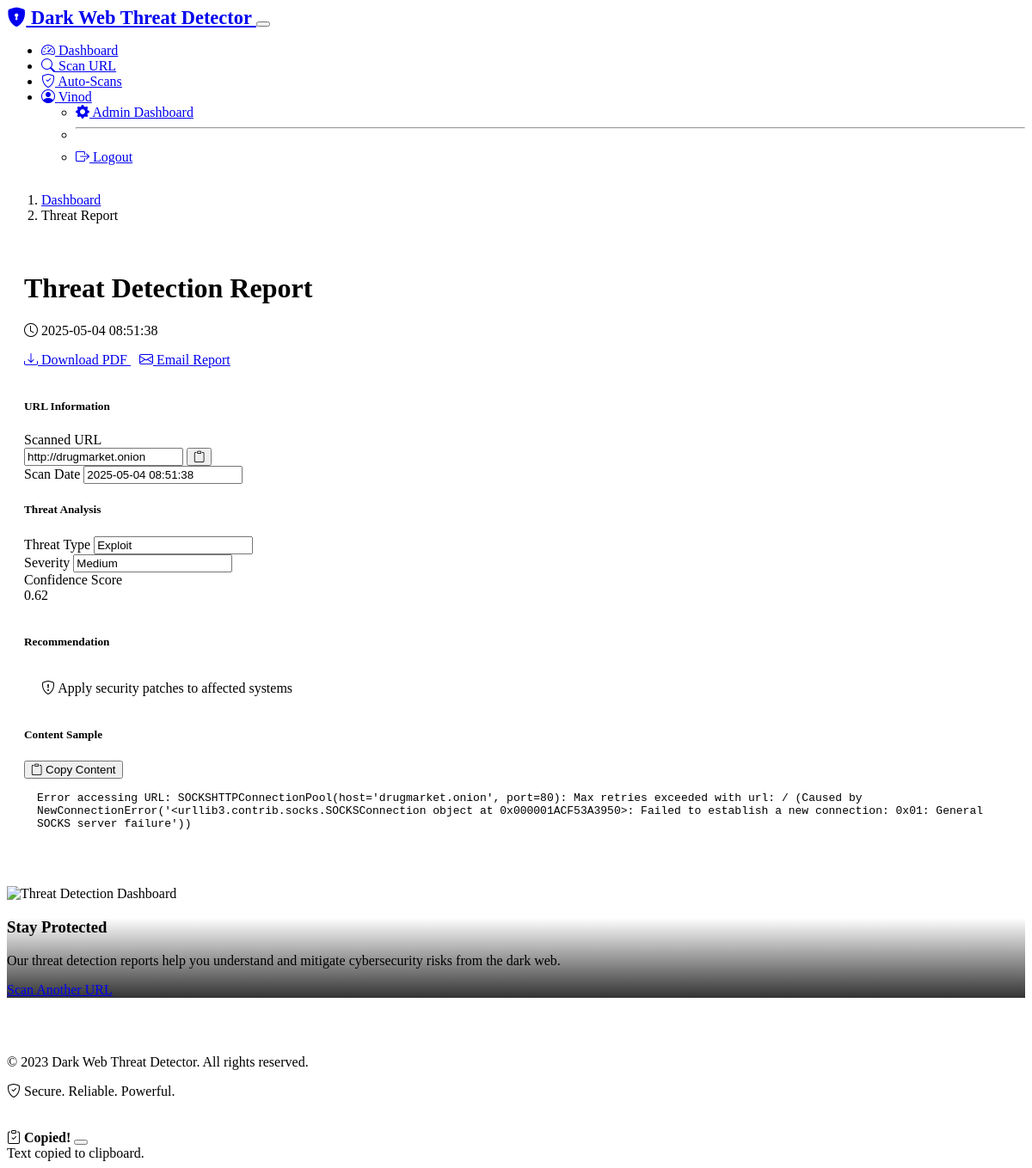
/report/4 (signed in), run on the app's committed database.
### models.py (models this page shows, shortened)
class User(UserMixin, db.Model):
    id = db.Column(db.Integer, primary_key=True)
    username = db.Column(db.String(64), unique=True, nullable=False)
    email = db.Column(db.String(120), unique=True, nullable=False)
    password_hash = db.Column(db.String(256), nullable=False)
    created_at = db.Column(db.DateTime, default=datetime.utcnow)
    scans = db.relationship('Scan', backref='user', lazy=True)
    auto_scan_urls = db.relationship('AutoScanURL', backref='user', lazy=True)

class Scan(db.Model):
    id = db.Column(db.Integer, primary_key=True)
    url = db.Column(db.String(512), nullable=False)
    content = db.Column(db.Text)
    threat_type = db.Column(db.String(64))
    severity = db.Column(db.String(32))
    confidence_score = db.Column(db.Float)
    recommendation = db.Column(db.Text)
    description = db.Column(db.Text)
    ioc = db.Column(db.String(255))  # Indicator of Compromise (e.g., IP, domain, file hash)
    source = db.Column(db.String(128))  # Source of threat information
    created_at = db.Column(db.DateTime, default=datetime.utcnow)
    user_id = db.Column(db.Integer, db.ForeignKey('user.id'), nullable=False)
    auto_scan_url_id = db.Column(db.Integer, db.ForeignKey('auto_scan_url.id'), nullable=True)

### routes.py (the view)
@app.route('/report/<int:scan_id>')
@login_required
def report(scan_id):
    scan = Scan.query.get_or_404(scan_id)
    if scan.user_id != current_user.id:
        flash('Access denied. You do not have permission to view this report.', 'danger')
        return redirect(url_for('dashboard'))
    return render_template('report.html', title='Threat Report', scan=scan)

### models.py (called while the page is built)
@login_manager.user_loader
def load_user(user_id):
    return User.query.get(int(user_id))

### templates/report.html (shortened to what this page needs)
{% extends "base.html" %}
{% block content %}
<div class="row mb-4">
    <div class="col-12">
        <nav aria-label="breadcrumb">
            <ol class="breadcrumb">
                <li class="breadcrumb-item"><a href="{{ url_for('dashboard') }}">Dashboard</a></li>
                <li class="breadcrumb-item active" aria-current="page">Threat Report</li>
            </ol>
        </nav>
    </div>
</div>
<div class="report-container">
    <div class="report-header">
        <div class="row align-items-center">
            <div class="col-md-8">
                <h1 class="display-6 mb-2">Threat Detection Report</h1>
                <p class="text-muted mb-0">
                    <i class="bi bi-clock me-1"></i> {{ scan.created_at.strftime('%Y-%m-%d %H:%M:%S') }}
                </p>
            </div>
            <div class="col-md-4 text-md-end">
                <div class="btn-group" role="group">
                    <a href="{{ url_for('download_report', scan_id=scan.id) }}" class="btn btn-outline-primary action-button">
                        <i class="bi bi-download me-2"></i> Download PDF
                    </a>
                    <a href="{{ url_for('email_report', scan_id=scan.id) }}" class="btn btn-outline-info action-button" id="email-report-btn">
                        <i class="bi bi-envelope me-2"></i> Email Report
                    </a>
                </div>
            </div>
        </div>
    </div>
    <div class="row mb-4">
        <div class="col-md-6">
            <div class="card bg-dark h-100">
                <div class="card-header">
                    <h5 class="mb-0">URL Information</h5>
                </div>
                <div class="card-body">
                    <div class="mb-3">
                        <label class="form-label text-muted">Scanned URL</label>
                        <div class="input-group">
                            <input type="text" class="form-control" value="{{ scan.url }}" readonly>
                            <button class="btn btn-outline-secondary" type="button" onclick="copyToClipboard('{{ scan.url }}')">
                                <i class="bi bi-clipboard"></i>
                            </button>
                        </div>
                    </div>
                    <div class="mb-3">
                        <label class="form-label text-muted">Scan Date</label>
                        <input type="text" class="form-control" value="{{ scan.created_at.strftime('%Y-%m-%d %H:%M:%S') }}" readonly>
                    </div>
                </div>
            </div>
        </div>
        <div class="col-md-6">
            <div class="card bg-dark h-100">
                <div class="card-header">
                    <h5 class="mb-0">Threat Analysis</h5>
                </div>
                <div class="card-body">
                    <div class="row">
                        <div class="col-md-6 mb-3">
                            <label class="form-label text-muted">Threat Type</label>
                            <input type="text" class="form-control fw-bold" value="{{ scan.threat_type }}" readonly>
                        </div>
                        <div class="col-md-6 mb-3">
                            <label class="form-label text-muted">Severity</label>
                            <input type="text" class="form-control fw-bold {% if scan.severity == 'High' %}text-danger{% elif scan.severity == 'Medium' %}text-warning{% else %}text-info{% endif %}"
                                   value="{{ scan.severity }}" readonly>
                        </div>
                    </div>
                    <div class="mb-3">
                        <label class="form-label text-muted">Confidence Score</label>
                        <div class="d-flex align-items-center">
                            <span class="me-2 fw-bold">{{ "%.2f"|format(scan.confidence_score) }}</span>
                            <div class="confidence-meter flex-grow-1">
                                <div class="confidence-fill" data-score="{{ scan.confidence_score }}"></div>
                            </div>
                        </div>
                    </div>
                </div>
            </div>
        </div>
    </div>
    <div class="row mb-4">
        <div class="col-12">
            <div class="card bg-dark">
                <div class="card-header">
                    <h5 class="mb-0">Recommendation</h5>
                </div>
                <div class="card-body">
                    <div class="alert {% if scan.severity == 'High' %}alert-danger{% elif scan.severity == 'Medium' %}alert-warning{% else %}alert-info{% endif %}">
                        <i class="bi bi-shield-exclamation me-2"></i>
                        {{ scan.recommendation }}
                    </div>
                </div>
            </div>
        </div>
    </div>
    <div class="row">
        <div class="col-12">
            <div class="card bg-dark">
                <div class="card-header d-flex justify-content-between align-items-center">
                    <h5 class="mb-0">Content Sample</h5>
                    <button class="btn btn-sm btn-outline-secondary" onclick="copyToClipboard('{{ scan.content }}')">
                        <i class="bi bi-clipboard me-1"></i> Copy Content
                    </button>
                </div>
                <div class="card-body">
                    <div class="report-content">
                        {{ scan.content }}
                    </div>
                </div>
            </div>
        </div>
    </div>
</div>
<div class="row mt-5">
    <div class="col-12">
        <div class="card bg-dark border-0 rounded-3 overflow-hidden">
            <img src="https://images.unsplash.com/photo-1524114051012-0a2aa8dae4e1" class="card-img" alt="Threat Detection Dashboard">
            <div class="card-img-overlay d-flex flex-column justify-content-end" style="background: linear-gradient(to top, rgba(0,0,0,0.8), transparent);">
                <h3 class="card-title">Stay Protected</h3>
                <p class="card-text">Our threat detection reports help you understand and mitigate cybersecurity risks from the dark web.</p>
                <a href="{{ url_for('scan') }}" class="btn btn-primary">Scan Another URL</a>
            </div>
        </div>
    </div>
</div>
{% endblock %}

### templates/base.html (shortened to what this page needs)
<!DOCTYPE html>
<html lang="en" data-bs-theme="dark">
<head>
    <link rel="stylesheet" href="https://cdn.replit.com/agent/bootstrap-agent-dark-theme.min.css">
    <link rel="stylesheet" href="https://cdn.jsdelivr.net/npm/bootstrap-icons@1.11.0/font/bootstrap-icons.css">
    <link rel="stylesheet" href="{{ url_for('static', filename='css/style.css') }}">
</head>
<body>
    <nav class="navbar navbar-expand-lg navbar-dark bg-dark">
        <div class="container">
            <a class="navbar-brand" href="{{ url_for('index') }}">
                <i class="bi bi-shield-lock-fill text-primary me-2"></i>
                Dark Web Threat Detector
            </a>
            <button class="navbar-toggler" type="button" data-bs-toggle="collapse" data-bs-target="#navbarNav" aria-controls="navbarNav" aria-expanded="false" aria-label="Toggle navigation">
            </button>
            <div class="collapse navbar-collapse" id="navbarNav">
                <ul class="navbar-nav ms-auto">
                    {% if current_user.is_authenticated %}
                    <li class="nav-item">
                        <a class="nav-link {% if request.endpoint == 'dashboard' %}active{% endif %}" href="{{ url_for('dashboard') }}">
                            <i class="bi bi-speedometer2 me-1"></i> Dashboard
                        </a>
                    </li>
                    <li class="nav-item">
                        <a class="nav-link {% if request.endpoint == 'scan' %}active{% endif %}" href="{{ url_for('scan') }}">
                            <i class="bi bi-search me-1"></i> Scan URL
                        </a>
                    </li>
                    <li class="nav-item">
                        <a class="nav-link {% if request.endpoint == 'auto_scans' %}active{% endif %}" href="{{ url_for('auto_scans') }}">
                            <i class="bi bi-shield-check me-1"></i> Auto-Scans
                        </a>
                    </li>
                    <li class="nav-item dropdown">
                        <a class="nav-link dropdown-toggle" href="#" id="navbarDropdown" role="button" data-bs-toggle="dropdown" aria-expanded="false">
                            <i class="bi bi-person-circle me-1"></i> {{ current_user.username }}
                        </a>
                        <ul class="dropdown-menu dropdown-menu-end" aria-labelledby="navbarDropdown">
                            {% if current_user.id == 1 %}
                            <li><a class="dropdown-item" href="{{ url_for('admin_dashboard') }}">
                                <i class="bi bi-gear-fill me-1"></i> Admin Dashboard
                            </a></li>
                            <li><hr class="dropdown-divider"></li>
                            {% endif %}
                            <li><a class="dropdown-item" href="{{ url_for('logout') }}">
                                <i class="bi bi-box-arrow-right me-1"></i> Logout
                            </a></li>
                        </ul>
                    </li>
                    {% endif %}
                </ul>
            </div>
        </div>
    </nav>
    <div class="container content-wrapper py-4">
        {% block content %}{% endblock %}
    </div>
    <footer class="footer">
        <div class="container">
            <div class="row">
                <div class="col-md-6">
                    <p class="mb-0">&copy; 2023 Dark Web Threat Detector. All rights reserved.</p>
                </div>
                <div class="col-md-6 text-md-end">
                    <p class="mb-0">
                        <i class="bi bi-shield-check text-primary me-1"></i> Secure. Reliable. Powerful.
                    </p>
                </div>
            </div>
        </div>
    </footer>
    <div class="position-fixed bottom-0 end-0 p-3" style="z-index: 5">
        <div id="copy-toast" class="toast" role="alert" aria-live="assertive" aria-atomic="true">
            <div class="toast-header">
                <i class="bi bi-clipboard-check text-success me-2"></i>
                <strong class="me-auto">Copied!</strong>
                <button type="button" class="btn-close" data-bs-dismiss="toast" aria-label="Close"></button>
            </div>
            <div class="toast-body">
                Text copied to clipboard.
            </div>
        </div>
    </div>
</body>
</html>

### static/css/style.css (style rules this page uses)
body { background-color: var(--bs-dark); min-height: 100vh; display: flex; flex-direction: column; }
.content-wrapper { flex: 1; }
.navbar-brand { font-weight: bold; font-size: 1.4rem; }
.confidence-meter { height: 10px; border-radius: 5px; background-color: var(--bs-gray-700); margin-top: 5px; overflow: hidden; }
.confidence-fill { height: 100%; background-color: var(--bs-primary); }
.report-container { background-color: var(--bs-gray-800); border-radius: 10px; padding: 20px; margin-bottom: 30px; }
.report-header { border-bottom: 1px solid var(--bs-gray-700); padding-bottom: 15px; margin-bottom: 20px; }
.report-content { max-height: 300px; overflow-y: auto; background-color: var(--bs-gray-900); padding: 15px; border-radius: 5px; font-family: monospace; }
.action-button { margin-right: 10px; margin-bottom: 10px; }
.footer { padding: 20px 0; margin-top: 30px; background-color: var(--bs-gray-900); }
.alert { border-radius: 8px; padding: 15px 20px; }

### data on the page
User: username "Vinod"
Scan: created_at "2025-05-04 08:51:38", url "http://drugmarket.onion", threat_type "Exploit", severity "Medium", confidence_score "0.62", recommendation "Apply security patches to affected systems", content "Error accessing URL: SOCKSHTTPConnectionPool(host='drugmarket.onion', port=80): Max retries exceeded with url: / (Caused by NewConnectionError('<urllib3.contrib.socks.SOCKSConnection object at 0x000001ACF53A3950>: Failed to establish a new connection: 0x01: General SOCKS server failure'))"
